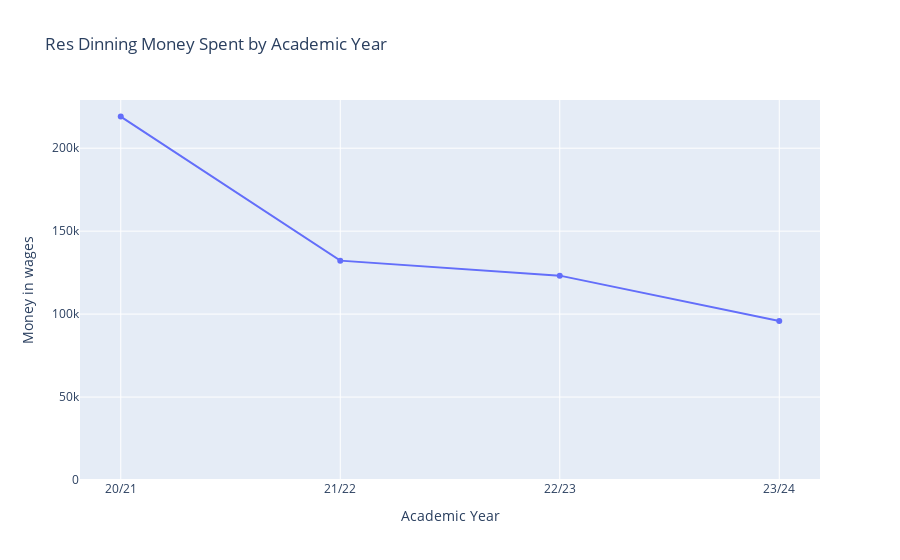
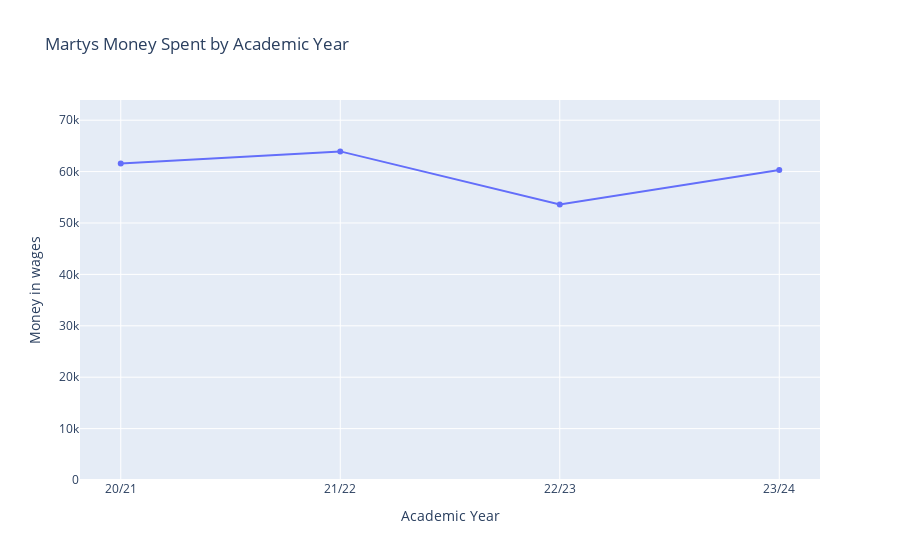
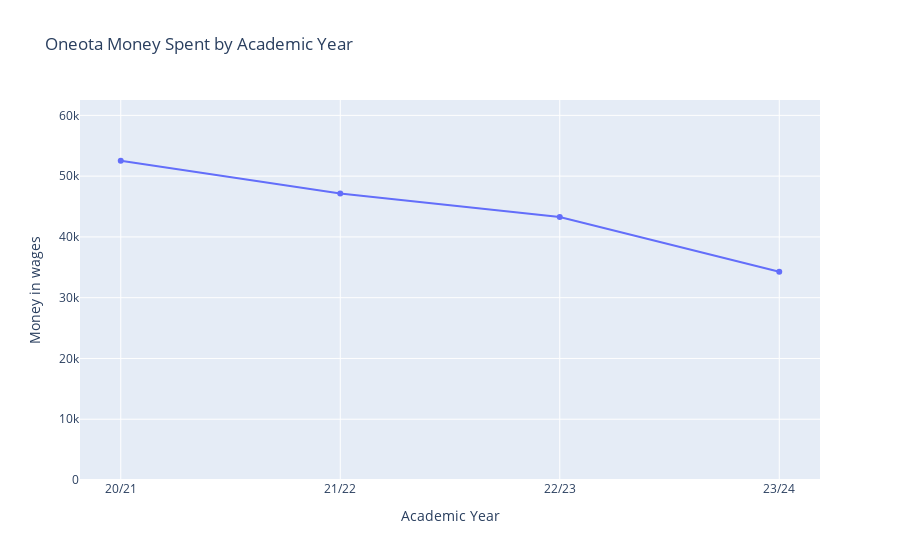
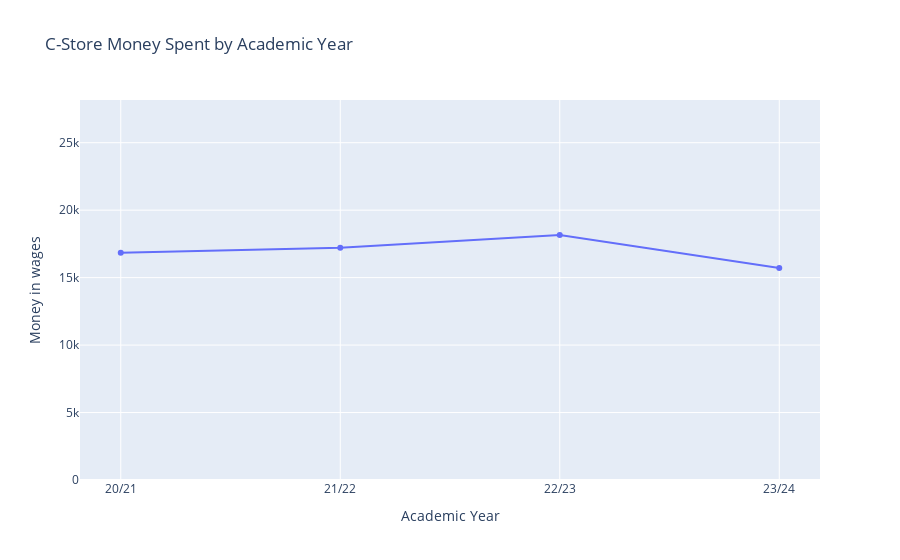

The notebook cell these images were saved under, in order:
### Code cell
for dept in departments:
    plot_department(grouped, dept)

### Figure 1 — Plotly figure (JSON) as saved in the notebook; plotly's stock layout.template omitted (floating-point values rounded to 4 significant figures)
{"data": [{"hovertemplate": "Academic Year=%{x}<br>Money in wages=%{y}<extra></extra>", "legendgroup": "", "line": {"color": "#636efa", "dash": "solid"}, "marker": {"symbol": "circle"}, "mode": "lines+markers", "name": "", "orientation": "v", "showlegend": false, "type": "scatter", "x": ["20/21", "21/22", "22/23", "23/24"], "xaxis": "x", "y": [219100.0, 132200.0, 123200.0, 95850.0], "yaxis": "y"}], "layout": {"legend": {"tracegroupgap": 0}, "title": {"text": "Res Dinning Money Spent by Academic Year"}, "xaxis": {"anchor": "y", "domain": [0, 1], "title": {"text": "Academic Year"}}, "yaxis": {"anchor": "x", "domain": [0, 1], "range": [0, 229100.0], "title": {"text": "Money in wages"}}}}

### Figure 2 — Plotly figure (JSON) as saved in the notebook; plotly's stock layout.template omitted (floating-point values rounded to 4 significant figures)
{"data": [{"hovertemplate": "Academic Year=%{x}<br>Money in wages=%{y}<extra></extra>", "legendgroup": "", "line": {"color": "#636efa", "dash": "solid"}, "marker": {"symbol": "circle"}, "mode": "lines+markers", "name": "", "orientation": "v", "showlegend": false, "type": "scatter", "x": ["20/21", "21/22", "22/23", "23/24"], "xaxis": "x", "y": [61570.0, 63930.0, 53600.0, 60330.0], "yaxis": "y"}], "layout": {"legend": {"tracegroupgap": 0}, "title": {"text": "Martys Money Spent by Academic Year"}, "xaxis": {"anchor": "y", "domain": [0, 1], "title": {"text": "Academic Year"}}, "yaxis": {"anchor": "x", "domain": [0, 1], "range": [0, 73930.0], "title": {"text": "Money in wages"}}}}

### Figure 3 — Plotly figure (JSON) as saved in the notebook; plotly's stock layout.template omitted (floating-point values rounded to 4 significant figures)
{"data": [{"hovertemplate": "Academic Year=%{x}<br>Money in wages=%{y}<extra></extra>", "legendgroup": "", "line": {"color": "#636efa", "dash": "solid"}, "marker": {"symbol": "circle"}, "mode": "lines+markers", "name": "", "orientation": "v", "showlegend": false, "type": "scatter", "x": ["20/21", "21/22", "22/23", "23/24"], "xaxis": "x", "y": [52530.0, 47150.0, 43280.0, 34260.0], "yaxis": "y"}], "layout": {"legend": {"tracegroupgap": 0}, "title": {"text": "Oneota Money Spent by Academic Year"}, "xaxis": {"anchor": "y", "domain": [0, 1], "title": {"text": "Academic Year"}}, "yaxis": {"anchor": "x", "domain": [0, 1], "range": [0, 62530.0], "title": {"text": "Money in wages"}}}}

### Figure 4 — Plotly figure (JSON) as saved in the notebook; plotly's stock layout.template omitted (floating-point values rounded to 4 significant figures)
{"data": [{"hovertemplate": "Academic Year=%{x}<br>Money in wages=%{y}<extra></extra>", "legendgroup": "", "line": {"color": "#636efa", "dash": "solid"}, "marker": {"symbol": "circle"}, "mode": "lines+markers", "name": "", "orientation": "v", "showlegend": false, "type": "scatter", "x": ["20/21", "21/22", "22/23", "23/24"], "xaxis": "x", "y": [16850.0, 17210.0, 18160.0, 15710.0], "yaxis": "y"}], "layout": {"legend": {"tracegroupgap": 0}, "title": {"text": "C-Store Money Spent by Academic Year"}, "xaxis": {"anchor": "y", "domain": [0, 1], "title": {"text": "Academic Year"}}, "yaxis": {"anchor": "x", "domain": [0, 1], "range": [0, 28160.0], "title": {"text": "Money in wages"}}}}
